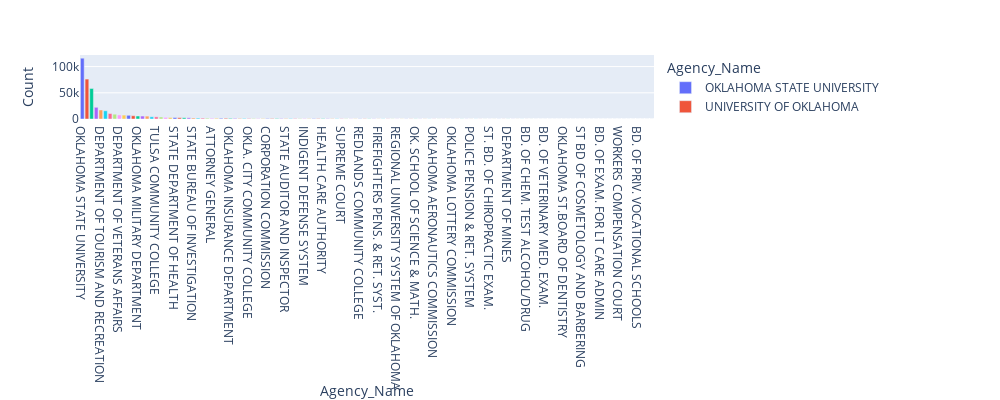

Notebook code cell kept with this figure:
### Code cell
# 1. show transaction amount by agency name
# from the graph, we can see University of OKLAHOMA has the most transactions, with a number of 115.995K
import numpy as np
import plotly
import plotly.express as px

# Summarize the count statistics by agency_name in df_count
df_count = df['Agency_Name'].value_counts()
df_count = pd.DataFrame(df_count).reset_index()
df_count.columns = ['Agency_Name','Count']


fig = px.bar(df_count, x='Agency_Name', y='Count', color = 'Agency_Name', width=1000, height=400)
from matplotlib.pyplot import figure
figure(num=None, figsize=(8, 6), dpi=80, facecolor='w', edgecolor='k')
fig.show()
